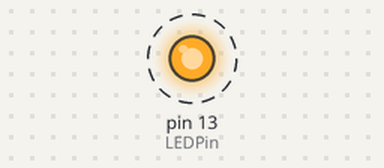
Bench run of a sketch on a simulated Arduino Uno, built with avr-gcc and run on an emulated ATmega328P. Shown: output pins drawn as LEDs (lit = HIGH). Dashed ring = blinking.

Above: at 0.4 s.
Timing chart, 0 to 3.0 s (numbered marks = the images above):
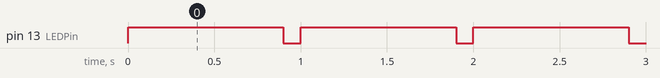

The sketch:

sketch_dec08a.ino
```cpp
int LEDPin=13;
int waitTimeOn=900;
int waitTimeOff=100;

void setup() {

  pinMode(LEDPin,OUTPUT);

}

void loop() {

  digitalWrite(LEDPin,HIGH);
  delay(waitTimeOn);
  digitalWrite(LEDPin,LOW);
  delay(waitTimeOff);
}
```

Measured:
- by itself, pin 13 (LEDPin): alternates HIGH for 0.90 s and LOW for 0.10 s
